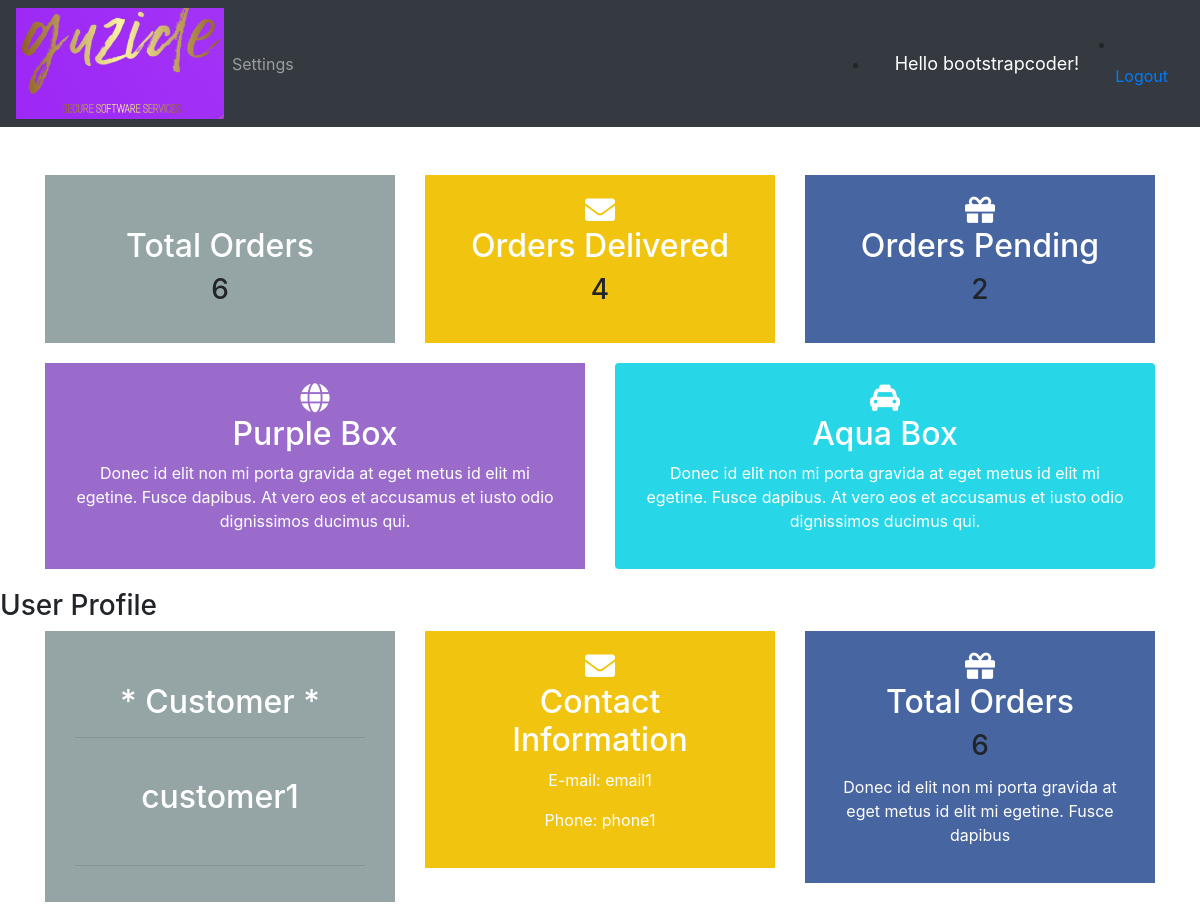
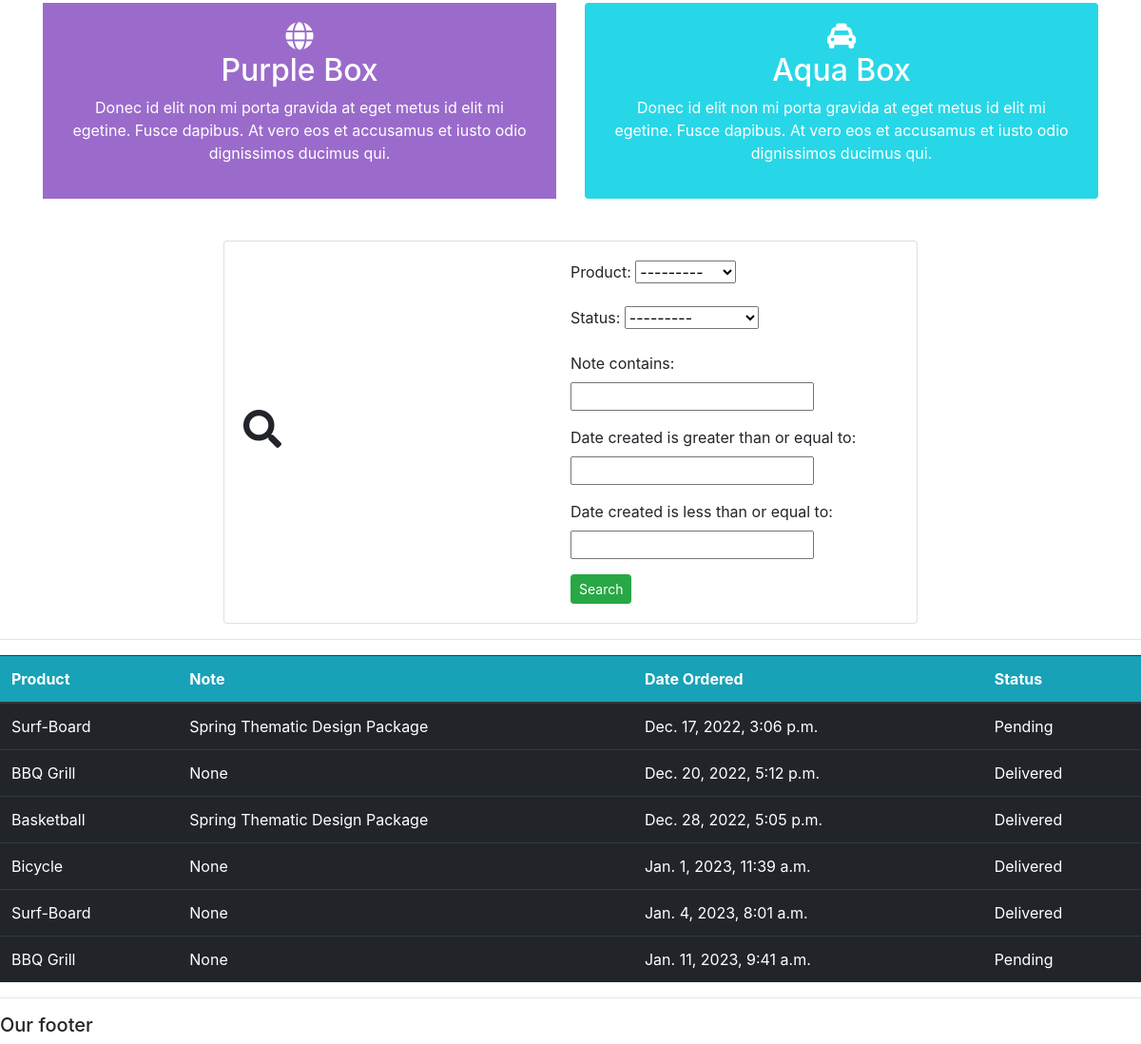
The app's page /user/ (signed in) with its own data (2 pictures, top to bottom).
### accounts/models.py (models this page shows, shortened)
class Customer(models.Model):
    user = models.OneToOneField(User, null=True, blank=True, on_delete=models.CASCADE)
    name = models.CharField(max_length=200, null=True)
    phone = models.CharField(max_length=200, null=True)
    email = models.CharField(max_length=200, null=True)
    date_created = models.DateField(auto_now_add=True, null=True)
    profile_pic = models.ImageField(default="df-profile-image.jpg", null=True, blank=True)

class Order(models.Model):
    STATUS = (
        ('Pending', 'Pending'),
        ('Out for Delivery', 'Out for Delivery'),
        ('Delivered', 'Delivered'),
    )
    customer = models.ForeignKey(Customer, null=True, on_delete= models.SET_NULL)
    product = models.ForeignKey(Product, on_delete=  models.SET_NULL, null=True)
    date_created = models.DateTimeField(auto_now_add=True, null=True)
    status = models.CharField(max_length=200, null=True, choices=STATUS)
    note = models.CharField(max_length=100, null=True)
    def __str__(self):
            return self.product.name

class Product(models.Model):
    CATEGORY = (
        ('Indoor', 'Indoor'),
        ('Out Door', 'Out Door'),
    )
    name = models.CharField(max_length=200, null=True)
    price = models.FloatField(null=True)
    category = models.CharField(max_length=200, null=True, choices=CATEGORY)
    description = models.CharField(max_length=200, null=True, blank=True)
    date_created = models.DateField(auto_now_add=True, null=True)
    tags = models.ManyToManyField(Tag)
    def __str__(self):
            return self.name

### accounts/decorators.py (the view)
        def wrapper_func(request, *args, **kwargs):
            group=None
            if request.user.groups.exists():
                group=request.user.groups.all()[0].name
            if group in allowed_roles:
                print('Working:', allowed_roles)
                return view_func(request, *args, **kwargs)
            else:
                return HttpResponse('You are not authorized to view this page.')

### accounts/views.py (called while the page is built)
@login_required(login_url='login')
@allowed_users(allowed_roles=['customer'])
def userPage(request):
    orders = request.user.customer.order_set.all()
    customer = request.user.customer
    myFilter = OrderFilter(request.GET, queryset=orders)
    orders = myFilter.qs
    total_orders = orders.count()
    delivered = orders.filter(status='Delivered').count()
    pending = orders.filter(status='Pending').count()
    print ('SIPARISLER:',orders)
    context = {'customer': customer, 'orders': orders, 'myFilter': myFilter, 'pending': pending, 'total_orders': total_orders, 'delivered': delivered}
    return render(request, 'accounts/user.html', context)

### accounts/templates/accounts/user.html (shortened to what this page needs)
{% extends 'accounts/main.html' %}
{% block content %}
{% include 'accounts/status.html' %}
<h3>User Profile</h3>
<link href="//maxcdn.bootstrapcdn.com/font-awesome/4.2.0/css/font-awesome.min.css" rel="stylesheet">
<div class="container bootstrap snippets bootdey">
    <div class="row margin-bottom-10">
        <div class="col-md-4 col-sm-6">
            <div class="servive-block servive-block-grey">
                <i class="icon-2x color-light fa fa-bell-o"></i>
                <h2 class="heading-md">* Customer *</h2>
                <hr>
                <br>
                <h2 class="heading-md">{{customer.name}}</h2>
                <br>
				<hr>
            </div>
        </div>
<div class="col-md-4 col-sm-6">
    <div class="servive-block servive-block-yellow">
        <i class="icon-2x color-light fa fa-envelope"></i>
        <h2 class="heading-md">Contact Information</h2>
        <p>E-mail:   {{customer.email}} </p>
        <p>Phone:   {{customer.phone}} </p>
    </div>
</div>
<div class="col-md-4 col-sm-12">
    <div class="servive-block servive-block-dark-blue">
        <i class="icon-2x color-light fa fa-gift"></i>
        <h2 class="heading-md">Total Orders</h2>
        <h3 class="card-title">{{orders.count}}</h3>
        <p>Donec id elit non mi porta gravida at eget metus id elit mi egetine. Fusce dapibus</p>
    </div>
</div>
</div>
<div class="row margin-bottom-10">
<div class="col-sm-6">
    <div class="servive-block servive-block-purple">
        <i class="icon-2x color-light fa fa-globe"></i>
        <h2 class="heading-md">Purple Box</h2>
        <p>Donec id elit non mi porta gravida at eget metus id elit mi egetine. Fusce dapibus. At vero eos et accusamus et iusto odio dignissimos ducimus qui.</p>
    </div>
</div>
<div class="col-sm-6">
    <div class="servive-block rounded servive-block-aqua">
        <i class="icon-2x color-light fa fa-taxi"></i>
        <h2 class="heading-md">Aqua Box</h2>
        <p>Donec id elit non mi porta gravida at eget metus id elit mi egetine. Fusce dapibus. At vero eos et accusamus et iusto odio dignissimos ducimus qui.</p>
    </div>
</div>
</div>
</div>
<link href="//maxcdn.bootstrapcdn.com/bootstrap/4.1.1/css/bootstrap.min.css" rel="stylesheet" id="bootstrap-css">
<link rel="stylesheet" href="https://use.fontawesome.com/releases/v5.1.0/css/all.css">
<div class="container">
<br/>
    <div class="row justify-content-center">
        <div class="col-lg-6 col-lg-8">
            <form class="card card-md">
                <div class="card-body row no-gutters align-items-center">
                    <div class="col-sm">
                        <i class="fas fa-search h1 text-body"></i>
                    </div>
                    <div class="col-lg">
                        <form  method="get" action="">
                            {{myFilter.form.as_p}}
                            <button class="btn btn-sm btn-success" type="submit">Search</button>
                        </form>
                    </div>
                </div>
            </form>
        </div>
    </div>
</div>
</head>
<hr>
<body>
<table class="table table-hover table-dark">
<thead>
  <tr class="bg-info">
    <th scope="col">Product</th>
    <th scope="col">Note</th>
    <th scope="col">Date Ordered</th>
    <th scope="col">Status</th>
  </tr>
  {% for order in orders%}
  <tr>
    <td>{{order.product}}</td>
    <td>{{order.note}}</td>
    <td>{{order.date_created}}</td>
    <td>{{order.status}}</td>
</tr>
  {% endfor %}
</thead>
</table>
</body>
{% endblock %}

### accounts/templates/accounts/main.html (shortened to what this page needs)
{% load static %}
<!DOCTYPE html>
<html lang="en">
<head>
    <link href="//maxcdn.bootstrapcdn.com/font-awesome/4.2.0/css/font-awesome.min.css" rel="stylesheet">
    <link rel="stylesheet" href="https://cdn.jsdelivr.net/npm/bootstrap@4.6.2/dist/css/bootstrap.min.css">
    <link rel="stylesheet" type="text/css" href="{% static '/css/main.css' %}">
</head>
<body>
    {% include 'accounts/navbar.html' %}
    {% block content %}
    {% endblock %}
    <hr>
    <h5>Our footer<h5>
</body>
</html>

### accounts/templates/accounts/navbar.html (shortened to what this page needs)
{% load static %}
<nav class="navbar navbar-expand-lg navbar-dark bg-dark">
  <img src="{% static 'images/logo2.png' %}">
    <div class="collapse navbar-collapse" id="navbarNav">
      <ul class="navbar-nav">
        {% if request.user.is_staff %}
        <li class="nav-item active">
          <a class="nav-link" href="{% url 'home' %}">DAsHboaRd</a>
        </li>
        <li class="nav-item">
          <a class="nav-link" href="{% url 'products' %}">Products</a>
        </li>
        {% else %}
        <li class="nav-item">
          <a class="nav-link" href="{% url 'account' %}">Settings</a>
        </li>
        {% endif %}
      </ul>
    </div>
    <li class="nav-item">
      <span class="hello-msg"> Hello {{request.user}}! </span>
    </li>
    <li class="nav-item">
      <a class="nav-link" href="{% url 'logout' %}">Logout</a>
    </li>
  </nav>

### accounts/templates/accounts/status.html (shortened to what this page needs)
{% load static %}
{% block content %}
<!DOCTYPE html>
<html lang="en">
<head>
</head>
<body>
<link href="//maxcdn.bootstrapcdn.com/font-awesome/4.2.0/css/font-awesome.min.css" rel="stylesheet">
<link rel="stylesheet" href="https://cdn.jsdelivr.net/npm/bootstrap@4.6.2/dist/css/bootstrap.min.css">
<link rel="stylesheet" type="text/css" href="{% static '/css/main.css' %}">
<br>
<br>
<div class="container bootstrap snippets bootdey">
    <div class="row margin-bottom-10">
        <div class="col-md-4 col-sm-6">
            <div class="servive-block servive-block-grey">
                <i class="icon-2x color-light fa fa-bell-o"></i>
                <h2 class="heading-md">Total Orders</h2>
                <h3 class="card-title">{{total_orders}}</h3>
            </div>
        </div>
        <div class="col-md-4 col-sm-6">
            <div class="servive-block servive-block-yellow">
                <i class="icon-2x color-light fa fa-envelope"></i>
                <h2 class="heading-md">Orders Delivered</h2>
                <h3 class="card-title">{{delivered}}</h3>
            </div>
        </div>
        <div class="col-md-4 col-sm-12">
            <div class="servive-block servive-block-dark-blue">
                <i class="icon-2x color-light fa fa-gift"></i>
                <h2 class="heading-md">Orders Pending</h2>
                <h3 class="card-title">{{pending}}</h3>
            </div>
        </div>
    </div>
    <div class="row margin-bottom-10">
        <div class="col-sm-6">
            <div class="servive-block servive-block-purple">
                <i class="icon-2x color-light fa fa-globe"></i>
                <h2 class="heading-md">Purple Box</h2>
                <p>Donec id elit non mi porta gravida at eget metus id elit mi egetine. Fusce dapibus. At vero eos et accusamus et iusto odio dignissimos ducimus qui.</p>
            </div>
        </div>
        <div class="col-sm-6">
            <div class="servive-block rounded servive-block-aqua">
                <i class="icon-2x color-light fa fa-taxi"></i>
                <h2 class="heading-md">Aqua Box</h2>
                <p>Donec id elit non mi porta gravida at eget metus id elit mi egetine. Fusce dapibus. At vero eos et accusamus et iusto odio dignissimos ducimus qui.</p>
            </div>
        </div>
    </div>
</div>
</body>
</html>
{% endblock %}

### static/css/main.css (style rules this page uses)
i.icon-2x { font-size: 30px; }
.color-light { color:#FFFFFF; }
.servive-block { padding: 20px 30px; text-align: center; margin-bottom: 20px; }
.servive-block p, .servive-block h2 { color: #fff; }
.servive-block-grey { background: #95a5a6; }
.servive-block-yellow { background: #f1c40f; }
.servive-block-purple { background: #9b6bcc; }
.servive-block-aqua { background: #27d7e7; }
.servive-block-dark-blue { background: #4765a0; }

### accounts/templates/accounts/navbar.html (style rules this page uses)
.hello-msg { font-size: 18px; color: #fff; margin-left: 20px; margin-right: 20px; }

### records on screen
Customer: name "customer1", email "email1", phone "phone1"
Order: product "Surf-Board", note "Spring Thematic Design Package", date_created "Dec. 17, 2022, 3:06 p.m.", status "Pending"
Order: product "BBQ Grill", note "None", date_created "Dec. 20, 2022, 5:12 p.m.", status "Delivered"
Order: product "Basketball", note "Spring Thematic Design Package", date_created "Dec. 28, 2022, 5:05 p.m.", status "Delivered"
Order: product "Bicycle", note "None", date_created "Jan. 1, 2023, 11:39 a.m.", status "Delivered"
Order: product "Surf-Board", note "None", date_created "Jan. 4, 2023, 8:01 a.m.", status "Delivered"
Order: product "BBQ Grill", note "None", date_created "Jan. 11, 2023, 9:41 a.m.", status "Pending"

### other values on screen
{{ request.user }} "bootstrapcoder"
{{ total_orders }} "6"
{{ delivered }} "4"
{{ pending }} "2"
{{ orders.count }} "6"
